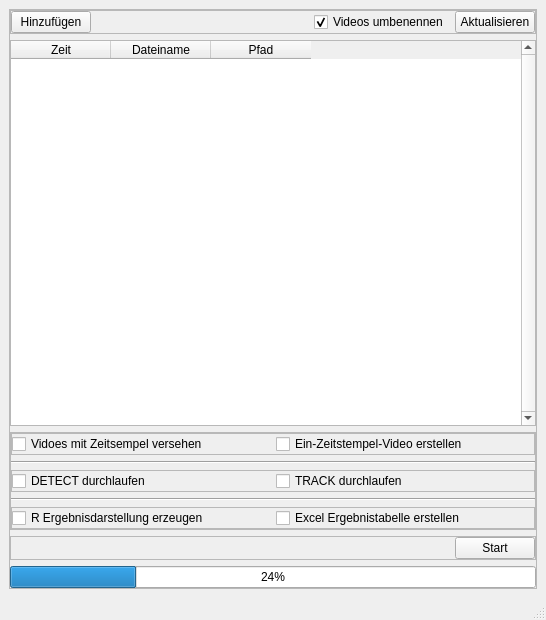
<?xml version="1.0" encoding="UTF-8"?>
<ui version="4.0">
 <class>MainWindow</class>
 <widget class="QMainWindow" name="MainWindow">
  <property name="geometry">
   <rect>
    <x>0</x>
    <y>0</y>
    <width>546</width>
    <height>620</height>
   </rect>
  </property>
  <property name="minimumSize">
   <size>
    <width>420</width>
    <height>620</height>
   </size>
  </property>
  <property name="windowTitle">
   <string notr="true">Videoerfassung für OTC</string>
  </property>
  <property name="windowIcon">
   <iconset>
    <normaloff>bueffee_mailfuss.png</normaloff>bueffee_mailfuss.png</iconset>
  </property>
  <property name="windowFilePath">
   <string notr="true"/>
  </property>
  <property name="tabShape">
   <enum>QTabWidget::TabShape::Rounded</enum>
  </property>
  <widget class="QWidget" name="centralwidget">
   <property name="enabled">
    <bool>true</bool>
   </property>
   <layout class="QVBoxLayout" name="verticalLayout">
    <item>
     <widget class="QFrame" name="frame_1">
      <property name="frameShape">
       <enum>QFrame::Shape::StyledPanel</enum>
      </property>
      <property name="frameShadow">
       <enum>QFrame::Shadow::Raised</enum>
      </property>
      <layout class="QVBoxLayout" name="verticalLayout_2">
       <property name="leftMargin">
        <number>0</number>
       </property>
       <property name="topMargin">
        <number>0</number>
       </property>
       <property name="rightMargin">
        <number>0</number>
       </property>
       <property name="bottomMargin">
        <number>0</number>
       </property>
       <item>
        <widget class="QFrame" name="frame_2">
         <property name="frameShape">
          <enum>QFrame::Shape::StyledPanel</enum>
         </property>
         <property name="frameShadow">
          <enum>QFrame::Shadow::Raised</enum>
         </property>
         <layout class="QHBoxLayout" name="horizontalLayout_2">
          <property name="leftMargin">
           <number>0</number>
          </property>
          <property name="topMargin">
           <number>0</number>
          </property>
          <property name="rightMargin">
           <number>0</number>
          </property>
          <property name="bottomMargin">
           <number>0</number>
          </property>
          <item>
           <widget class="QPushButton" name="addButton">
            <property name="text">
             <string notr="true">Hinzufügen</string>
            </property>
           </widget>
          </item>
          <item>
           <spacer name="horizontalSpacer">
            <property name="orientation">
             <enum>Qt::Orientation::Horizontal</enum>
            </property>
            <property name="sizeHint" stdset="0">
             <size>
              <width>220</width>
              <height>20</height>
             </size>
            </property>
           </spacer>
          </item>
          <item>
           <widget class="QCheckBox" name="renameBox">
            <property name="text">
             <string notr="true" extracomment="Die Videos werden mit der Aktualisierung umbennant.">Videos umbenennen</string>
            </property>
            <property name="checked">
             <bool>true</bool>
            </property>
           </widget>
          </item>
          <item>
           <widget class="QPushButton" name="reloadButton">
            <property name="text">
             <string notr="true">Aktualisieren</string>
            </property>
           </widget>
          </item>
         </layout>
        </widget>
       </item>
       <item>
        <widget class="QTableWidget" name="tableWidget">
         <property name="verticalScrollBarPolicy">
          <enum>Qt::ScrollBarPolicy::ScrollBarAlwaysOn</enum>
         </property>
         <property name="horizontalScrollBarPolicy">
          <enum>Qt::ScrollBarPolicy::ScrollBarAsNeeded</enum>
         </property>
         <property name="sizeAdjustPolicy">
          <enum>QAbstractScrollArea::SizeAdjustPolicy::AdjustToContents</enum>
         </property>
         <attribute name="horizontalHeaderCascadingSectionResizes">
          <bool>true</bool>
         </attribute>
         <attribute name="verticalHeaderCascadingSectionResizes">
          <bool>true</bool>
         </attribute>
         <column>
          <property name="text">
           <string notr="true">Zeit</string>
          </property>
         </column>
         <column>
          <property name="text">
           <string notr="true">Dateiname</string>
          </property>
         </column>
         <column>
          <property name="text">
           <string notr="true">Pfad</string>
          </property>
          <property name="toolTip">
           <string/>
          </property>
         </column>
        </widget>
       </item>
       <item>
        <widget class="QFrame" name="frame_3">
         <property name="frameShape">
          <enum>QFrame::Shape::StyledPanel</enum>
         </property>
         <property name="frameShadow">
          <enum>QFrame::Shadow::Raised</enum>
         </property>
         <layout class="QVBoxLayout" name="verticalLayout_3">
          <property name="leftMargin">
           <number>0</number>
          </property>
          <property name="topMargin">
           <number>0</number>
          </property>
          <property name="rightMargin">
           <number>0</number>
          </property>
          <property name="bottomMargin">
           <number>0</number>
          </property>
          <item>
           <widget class="QFrame" name="frame_4">
            <property name="frameShape">
             <enum>QFrame::Shape::StyledPanel</enum>
            </property>
            <property name="frameShadow">
             <enum>QFrame::Shadow::Raised</enum>
            </property>
            <layout class="QHBoxLayout" name="horizontalLayout_3">
             <property name="leftMargin">
              <number>0</number>
             </property>
             <property name="topMargin">
              <number>0</number>
             </property>
             <property name="rightMargin">
              <number>0</number>
             </property>
             <property name="bottomMargin">
              <number>0</number>
             </property>
             <item>
              <widget class="QCheckBox" name="vidoezeitBox">
               <property name="text">
                <string notr="true">Vidoes mit Zeitsempel versehen</string>
               </property>
              </widget>
             </item>
             <item>
              <widget class="QCheckBox" name="oneVideoBox">
               <property name="text">
                <string notr="true">Ein-Zeitstempel-Video erstellen</string>
               </property>
               <property name="checked">
                <bool>false</bool>
               </property>
              </widget>
             </item>
            </layout>
           </widget>
          </item>
          <item>
           <widget class="Line" name="line_1">
            <property name="orientation">
             <enum>Qt::Orientation::Horizontal</enum>
            </property>
           </widget>
          </item>
          <item>
           <widget class="QFrame" name="frame_5">
            <property name="frameShape">
             <enum>QFrame::Shape::StyledPanel</enum>
            </property>
            <property name="frameShadow">
             <enum>QFrame::Shadow::Raised</enum>
            </property>
            <layout class="QHBoxLayout" name="horizontalLayout_6">
             <property name="leftMargin">
              <number>0</number>
             </property>
             <property name="topMargin">
              <number>0</number>
             </property>
             <property name="rightMargin">
              <number>0</number>
             </property>
             <property name="bottomMargin">
              <number>0</number>
             </property>
             <item>
              <widget class="QCheckBox" name="detectBox">
               <property name="text">
                <string notr="true">DETECT durchlaufen</string>
               </property>
              </widget>
             </item>
             <item>
              <widget class="QCheckBox" name="trackBox">
               <property name="text">
                <string notr="true">TRACK durchlaufen</string>
               </property>
              </widget>
             </item>
            </layout>
           </widget>
          </item>
          <item>
           <widget class="Line" name="line_2">
            <property name="orientation">
             <enum>Qt::Orientation::Horizontal</enum>
            </property>
           </widget>
          </item>
          <item>
           <widget class="QFrame" name="frame_6">
            <property name="frameShape">
             <enum>QFrame::Shape::StyledPanel</enum>
            </property>
            <property name="frameShadow">
             <enum>QFrame::Shadow::Raised</enum>
            </property>
            <layout class="QHBoxLayout" name="horizontalLayout_7">
             <property name="leftMargin">
              <number>0</number>
             </property>
             <property name="topMargin">
              <number>0</number>
             </property>
             <property name="rightMargin">
              <number>0</number>
             </property>
             <property name="bottomMargin">
              <number>0</number>
             </property>
             <item>
              <widget class="QCheckBox" name="rErgBox">
               <property name="text">
                <string notr="true">R Ergebnisdarstellung erzeugen</string>
               </property>
              </widget>
             </item>
             <item>
              <widget class="QCheckBox" name="excelBox">
               <property name="text">
                <string notr="true">Excel Ergebnistabelle erstellen</string>
               </property>
              </widget>
             </item>
            </layout>
           </widget>
          </item>
         </layout>
        </widget>
       </item>
       <item>
        <widget class="QFrame" name="frame_7">
         <property name="frameShape">
          <enum>QFrame::Shape::StyledPanel</enum>
         </property>
         <property name="frameShadow">
          <enum>QFrame::Shadow::Raised</enum>
         </property>
         <layout class="QHBoxLayout" name="horizontalLayout">
          <property name="spacing">
           <number>0</number>
          </property>
          <property name="leftMargin">
           <number>0</number>
          </property>
          <property name="topMargin">
           <number>0</number>
          </property>
          <property name="rightMargin">
           <number>0</number>
          </property>
          <property name="bottomMargin">
           <number>0</number>
          </property>
          <item>
           <spacer name="horizontalSpacer_3">
            <property name="orientation">
             <enum>Qt::Orientation::Horizontal</enum>
            </property>
            <property name="sizeHint" stdset="0">
             <size>
              <width>446</width>
              <height>20</height>
             </size>
            </property>
           </spacer>
          </item>
          <item>
           <widget class="QPushButton" name="startButton">
            <property name="text">
             <string notr="true">Start</string>
            </property>
           </widget>
          </item>
         </layout>
        </widget>
       </item>
       <item>
        <widget class="QProgressBar" name="progressBar">
         <property name="value">
          <number>24</number>
         </property>
        </widget>
       </item>
      </layout>
     </widget>
    </item>
   </layout>
  </widget>
  <widget class="QStatusBar" name="statusbar"/>
 </widget>
 <resources/>
 <connections/>
</ui>
